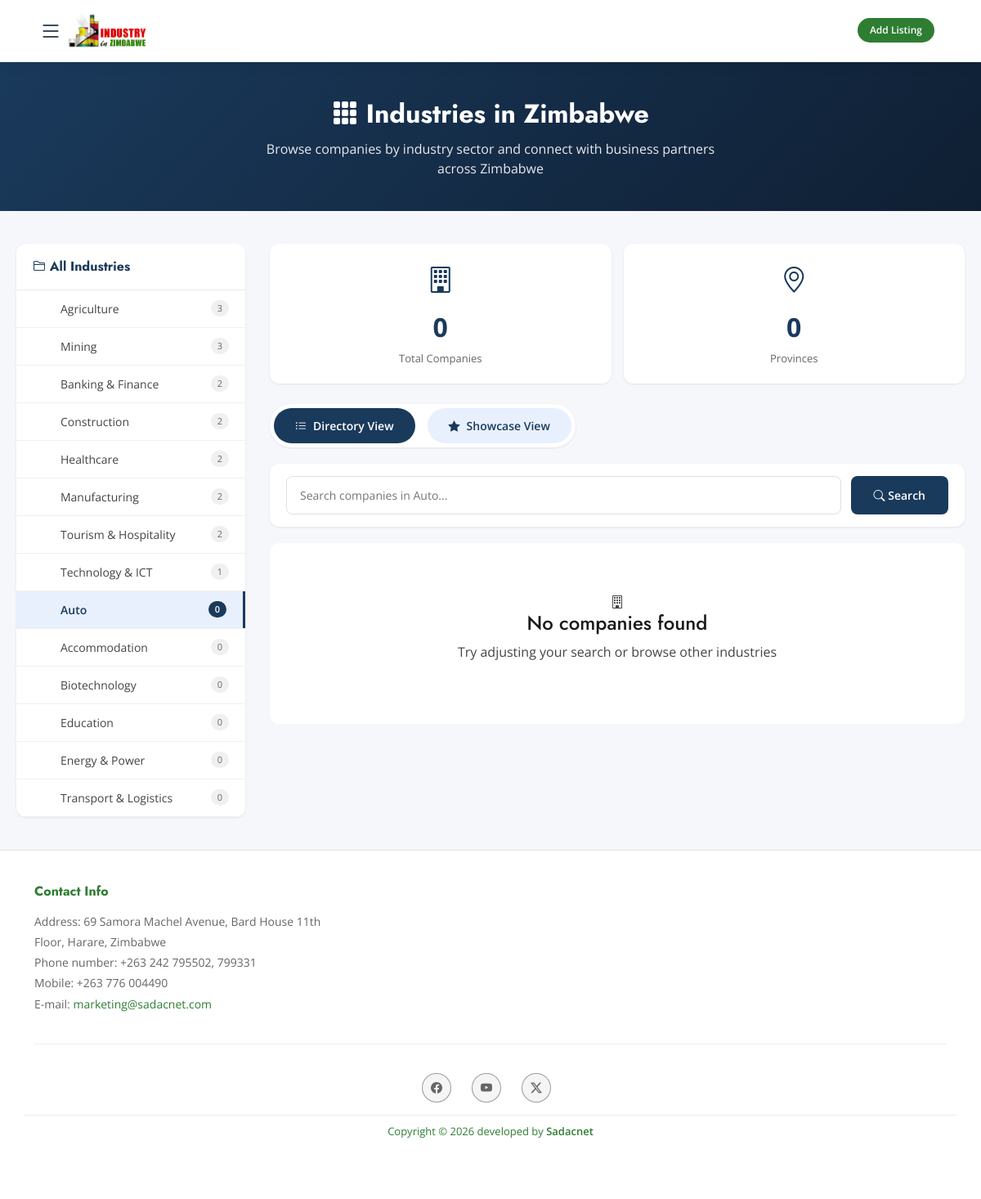
Screenshot of /industries.php?slug=auto with the database file from the repository.
### tables this page shows
CREATE TABLE `industries` (
  `id` int(11) NOT NULL AUTO_INCREMENT,
  `slug` varchar(50) NOT NULL,
  `name` varchar(100) NOT NULL,
  `icon` varchar(10) DEFAULT NULL,
  `description` text DEFAULT NULL,
  `display_order` int(11) DEFAULT 0,
  `created_at` timestamp NOT NULL DEFAULT current_timestamp(),
  `updated_at` timestamp NOT NULL DEFAULT current_timestamp() ON UPDATE current_timestamp(),
  PRIMARY KEY (`id`),
  UNIQUE KEY `slug` (`slug`)
);

### industries.php (the view, shortened to what this page needs)
<?php
$selectedIndustry = isset($_GET['slug']) ? $_GET['slug'] : null;
$searchQuery = isset($_GET['search']) ? $_GET['search'] : '';
require_once __DIR__ . '/includes/head.php';
try {
    $db = new PDO('mysql:host=127.0.0.1;dbname=industry_co_zw;charset=utf8mb4', 'root', '');
    $db->setAttribute(PDO::ATTR_ERRMODE, PDO::ERRMODE_EXCEPTION);
} catch(PDOException $e) {
    die("Connection failed: " . $e->getMessage());
}
$stmt = $db->prepare("
    SELECT
        i.id,
        i.slug,
        i.name,
        i.icon,
        i.description,
        COUNT(DISTINCT c.id) as total,
        COUNT(DISTINCT c.province_id) as provinces_count,
        (SELECT COUNT(*) FROM industry_showcase WHERE industry_slug = i.slug AND is_active = 1) as showcase_count
    FROM industries i
    LEFT JOIN companies c ON i.id = c.industry_id AND c.is_active = 1
    GROUP BY i.id
    ORDER BY total DESC
");
$stmt->execute();
$industries = $stmt->fetchAll(PDO::FETCH_ASSOC);
$companies = [];
$selectedIndustryName = '';
$industryStats = [];
if ($selectedIndustry) {
    $stmt = $db->prepare("
        SELECT
            i.*,
            COUNT(DISTINCT c.id) as total_companies,
            COUNT(DISTINCT c.province_id) as provinces_covered,
            (SELECT COUNT(*) FROM industry_showcase WHERE industry_slug = i.slug AND is_active = 1) as showcase_count
        FROM industries i
        LEFT JOIN companies c ON i.id = c.industry_id AND c.is_active = 1
        WHERE i.slug = :slug
        GROUP BY i.id
    ");
    $stmt->execute(['slug' => $selectedIndustry]);
    $industryStats = $stmt->fetch(PDO::FETCH_ASSOC);
    $selectedIndustryName = $industryStats['name'] ?? '';
    $sql = "
        SELECT DISTINCT c.*, i.name as industry_name, p.name as province_name,
               c.stakeholder as stakeholder
        FROM companies c
        JOIN industries i ON c.industry_id = i.id
        LEFT JOIN provinces p ON c.province_id = p.id
        WHERE i.slug = :slug AND c.is_active = 1
    ";
    $sql .= " ORDER BY c.name";
    $stmt = $db->prepare($sql);
    $params = ['slug' => $selectedIndustry];
    $stmt->execute($params);
    $companies = $stmt->fetchAll(PDO::FETCH_ASSOC);
}
?>
</head>
<body class="index-page">
<?php require_once __DIR__ . '/includes/navbar.php'; ?>
<main class="main">
<section class="industries-hero">
    <div class="container">
        <h1><i class="bi bi-grid-3x3-gap-fill"></i> Industries in Zimbabwe</h1>
        <p>Browse companies by industry sector and connect with business partners across Zimbabwe</p>
    </div>
</section>
<section class="industries-main">
    <div class="industries-container">
        <div class="industries-sidebar">
            <h3><i class="bi bi-folder2"></i> All Industries</h3>
            <ul class="industry-list">
                <?php foreach ($industries as $industry): ?>
                <li>
                    <a href="industries.php?slug=<?php echo $industry['slug']; ?>" class="<?php echo $selectedIndustry == $industry['slug'] ? 'active' : ''; ?>">
                        <span class="industry-name">
                            <span><?php echo $industry['name']; ?></span>
                        </span>
                        <span class="count"><?php echo $industry['total']; ?></span>
                    </a>
                </li>
                <?php endforeach; ?>
            </ul>
        </div>
        <div class="industries-content">
            <?php if ($selectedIndustry && $industryStats): ?>
            <div class="stats-grid">
                <div class="stat-card">
                    <i class="bi bi-building"></i>
                    <div class="stat-value"><?php echo $industryStats['total_companies']; ?></div>
                    <div class="stat-label">Total Companies</div>
                </div>
                <div class="stat-card">
                    <i class="bi bi-geo-alt"></i>
                    <div class="stat-value"><?php echo $industryStats['provinces_covered']; ?></div>
                    <div class="stat-label">Provinces</div>
                </div>
            </div>
            <div class="view-toggle">
                <a href="industries.php?slug=<?php echo $selectedIndustry; ?>" class="btn btn-directory">
                    <i class="bi bi-list-ul"></i> Directory View
                </a>
                <a href="industry.php?slug=<?php echo $selectedIndustry; ?>&tab=showcase" class="btn btn-showcase-toggle">
                    <i class="bi bi-star-fill"></i> Showcase View
                </a>
            </div>
            <div class="search-bar">
                <input type="text" id="companySearch" placeholder="Search companies in <?php echo htmlspecialchars($selectedIndustryName); ?>..." value="<?php echo htmlspecialchars($searchQuery); ?>">
                <button onclick="searchCompanies()"><i class="bi bi-search"></i> Search</button>
            </div>
            <?php if (!empty($companies)): ?>
            <div class="companies-list" id="companiesList">
                <?php foreach ($companies as $company): ?>
                <a href="<?php echo getCompanyUrl($company['stakeholder'], $company['id'], $company['name']); ?>" class="company-item">
                    <div class="company-logo">
                        <?php if ($company['logo']): ?>
                        <img src="/industry.co.zw/<?php echo $company['logo']; ?>" alt="<?php echo htmlspecialchars($company['name']); ?>" onerror="this.parentElement.innerHTML='<i class=\'bi bi-building no-logo-icon\'></i>'">
                        <?php else: ?>
                        <i class="bi bi-building no-logo-icon"></i>
                        <?php endif; ?>
                    </div>
                    <div class="company-details">
                        <div class="company-name"><?php echo htmlspecialchars($company['name']); ?></div>
                        <div class="company-meta">
                            <span><i class="bi bi-geo-alt"></i> <?php echo htmlspecialchars($company['province_name'] ?: 'Zimbabwe'); ?></span>
                            <?php if ($company['phone']): ?>
                            <span><i class="bi bi-telephone"></i> <?php echo htmlspecialchars($company['phone']); ?></span>
                            <?php endif; ?>
                        </div>
                        <?php if ($company['stakeholder']): ?>
                        <div class="company-badge"><?php echo $company['stakeholder']; ?> Member</div>
                        <?php endif; ?>
                    </div>
                </a>
                <?php endforeach; ?>
            </div>
            <?php else: ?>
            <div class="no-results">
                <i class="bi bi-building"></i>
                <h4>No companies found</h4>
                <p>Try adjusting your search or browse other industries</p>
            </div>
            <?php endif; ?>
            <?php endif; ?>
        </div>
    </div>
</section>
</main>
<?php require_once __DIR__ . '/includes/footer.php'; ?>
</body>
</html>

### includes/head.php (shortened to what this page needs)
<!DOCTYPE html>
<html lang="en">
<head>
  <link href="assets/vendor/bootstrap/css/bootstrap.min.css" rel="stylesheet">
  <link href="assets/vendor/bootstrap-icons/bootstrap-icons.css" rel="stylesheet">
  <link href="assets/vendor/aos/aos.css" rel="stylesheet">
  <link href="assets/vendor/glightbox/css/glightbox.min.css" rel="stylesheet">
  <link href="assets/vendor/swiper/swiper-bundle.min.css" rel="stylesheet">
  <link href="assets/css/main.css" rel="stylesheet">

### includes/navbar.php (shortened to what this page needs)
<header id="header" class="header d-flex align-items-center fixed-top" style="background: #ffffff !important; box-shadow: 0 2px 15px rgba(0, 0, 0, 0.08); border-bottom: 1px solid #e8ecef;">
    <div class="container-fluid container-xl position-relative d-flex align-items-center justify-content-between">
      <a href="index.php" class="logo d-flex align-items-center me-auto">
        <img src="assets/img/industry-logo-20.png" alt="industry.co.zw Logo" style="max-height: 60px;">
      </a>
      <button class="mobile-nav-toggle d-xl-none" type="button" style="background: none; border: none; font-size: 28px; cursor: pointer; color: #1a2c3e;">
        <i class="bi bi-list"></i>
      </button>
      <a class="btn-getstarted" href="add-listing.php" style="background: #2e7d32; color: #ffffff; padding: 8px 20px; border-radius: 30px; font-weight: 600; font-size: 13px; text-decoration: none; transition: all 0.3s ease;">Add Listing</a>
    </div>
</header>

### includes/footer.php (shortened to what this page needs)
<footer class="footer">
    <div class="container">
        <div class="row">
            <div class="col-md-4 col-sm-6 col-xs-12 c_widget">
                <div class="c_widget_title"><h5>Contact Info</h5></div>
                <div class="textwidget">
                    <p>Address: 69 Samora Machel Avenue, Bard House 11th Floor, Harare, Zimbabwe<br>
                    Phone number: +263 242 795502, 799331<br>
                    Mobile: +263 776 004490<br>
                    E-mail: <a href="mailto:marketing@sadacnet.com">marketing@sadacnet.com</a></p>
                </div>
            </div>
        </div>
        <div class="row">
            <div class="col-md-12">
                <div class="footer-bottom">
                    <div class="row">
                        <div class="col-md-12 col-sm-12 col-xs-12 social-links">
                            <ul class="main-menu social-nav" style="list-style:none;display:flex;justify-content:center;gap:15px;padding:15px 0;margin:0;">
                                <li><a href="https://www.facebook.com/industryzimbabwe/" target="_blank"><i class="bi bi-facebook"></i></a></li>
                                <li><a href="#"><i class="bi bi-youtube"></i></a></li>
                                <li><a href="#"><i class="bi bi-twitter-x"></i></a></li>
                            </ul>
                        </div>
                        <div class="col-md-12 col-sm-12 col-xs-12 copyright text-center">
                            <p>Copyright &copy; <?php echo date('Y'); ?> developed by <a href="https://www.sadacnet.com/" target="_blank">Sadacnet</a></p>
                        </div>
                    </div>
                </div>
            </div>
        </div>
    </div>
</footer>
</body>
</html>

### assets/css/main.css (style rules this page uses)
:root { --default-font: "Open Sans", system-ui, -apple-system, "Segoe UI", Roboto, "Helvetica Neue", Arial, "Noto Sans", "Liberation Sans", sans-serif, "Apple Color Emoji", "Segoe UI Emoji", "Segoe UI Symbol", "Noto Color Emoji"; --heading-font: "Jost", sans-serif; --nav-font: "Poppins", sans-serif; }
:root { --background-color: #ffffff; --default-color: #444444; --heading-color: #1a1a1a; --accent-color: #006400; --surface-color: #ffffff; --contrast-color: #ffffff; --gold-color: #FFD700; --red-color: #C62828; }
:root { --nav-color: #ffffff; --nav-hover-color: #006400; --nav-mobile-background-color: #ffffff; --nav-dropdown-background-color: #ffffff; --nav-dropdown-color: #444444; --nav-dropdown-hover-color: #006400; }
:root { scroll-behavior: smooth; }
body { color: var(--default-color); background-color: var(--background-color); font-family: var(--default-font); }
a { color: var(--accent-color); text-decoration: none; transition: 0.3s; }
h1, h2, h3, h4, h5, h6 { color: var(--heading-color); font-family: var(--heading-font); }
.header { --background-color: #3d4d6a; --heading-color: #ffffff; color: var(--default-color); background-color: var(--background-color); padding: 15px 0; transition: all 0.5s; z-index: 997; }
.header .logo { line-height: 1; }
.header .logo img { max-height: 36px; margin-right: 8px; }
.header .btn-getstarted, .header .btn-getstarted:focus { color: var(--contrast-color); background: var(--accent-color); font-size: 14px; padding: 8px 25px; margin: 0 0 0 30px; border-radius: 50px; transition: 0.3s; }
@media (max-width: 1200px) { .header .logo { order: 1; } }
@media (max-width: 1200px) { .header .btn-getstarted { order: 2; margin: 0 15px 0 0; padding: 6px 15px; } }
.index-page .header { --background-color: rgba(255, 255, 255, 0); --heading-color: #ffffff; --nav-color: #ffffff; }
.footer { color: var(--default-color); background-color: var(--background-color); font-size: 14px; padding-bottom: 50px; position: relative; }
.footer .social-links a { display: flex; align-items: center; justify-content: center; width: 40px; height: 40px; border-radius: 50%; border: 1px solid color-mix(in srgb, var(--default-color), transparent 50%); font-size: 16px; color: color-mix(in srgb, var(--default-color), transparent 20%); margin-right: 10px; transition: 0.3s; }
.footer .copyright { padding-top: 25px; padding-bottom: 25px; border-top: 1px solid color-mix(in srgb, var(--default-color), transparent 90%); }
.footer .copyright p { margin-bottom: 0; }
section, .section { color: var(--default-color); background-color: var(--background-color); padding: 60px 0; scroll-margin-top: 88px; overflow: clip; }

### includes/navbar.php (style rules this page uses)
@media (max-width: 1200px) { .mobile-nav-toggle { display: flex !important; align-items: center; justify-content: center; z-index: 10000; } }
@media (max-width: 1200px) { .btn-getstarted { margin-right: 10px; padding: 6px 15px !important; font-size: 12px !important; } }
@media (max-width: 1200px) { .logo img { max-height: 45px !important; } }
@media (max-width: 1200px) { body { padding-top: 65px; } }

### includes/footer.php (style rules this page uses)
.footer { background: #fff; border-top: 1px solid #e0e0e0; padding: 40px 0 20px; }
.footer .c_widget_title h5 { color: #2e7d32; font-size: 16px; font-weight: 700; margin-bottom: 15px; }
.footer .textwidget { color: #666; font-size: 14px; line-height: 1.8; }
.footer .textwidget a { color: #2e7d32; text-decoration: none; }
.footer .footer-bottom { border-top: 1px solid #eee; padding-top: 20px; margin-top: 20px; }
.footer .social-nav a { display: flex; align-items: center; justify-content: center; width: 36px; height: 36px; background: #f5f5f5; border-radius: 50%; color: #666; text-decoration: none; transition: all 0.3s; font-size: 14px; }
.footer .copyright { color: #2e7d32; font-size: 13px; padding-top: 10px; }
.footer .copyright a { color: #2e7d32; text-decoration: none; font-weight: 600; }

### rows the page displays
industries: name "Agriculture", total "3"
industries: name "Mining", total "3"
industries: name "Banking & Finance", total "2"
industries: name "Construction", total "2"
industries: name "Healthcare", total "2"
industries: name "Manufacturing", total "2"
industries: name "Tourism & Hospitality", total "2"
industries: name "Technology & ICT", total "1"
industries: name "Auto", total "0", name "Search companies in Auto..."
industries: name "Accommodation", total "0"
industries: name "Biotechnology", total "0"
industries: name "Education", total "0"
industries: name "Energy & Power", total "0"
industries: name "Transport & Logistics", total "0"

### other values shown
$industryStats['total_companies'] "0"
$industryStats['provinces_covered'] "0"
